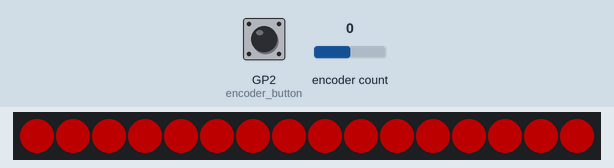
The program below on a simulated Raspberry Pi Pico running CircuitPython. On the bench: 16 RGB LEDs in strip order, left to right. The test bench sets the inputs (shaded band); at power-on: encoder count 0, GP2 (encoder_button) HIGH. Dim RGB values are drawn brighter than linear; random numbers come from a fixed seed; what the program prints to the serial console is not drawn.

Above: at 1.2 s.
1.3 s: encoder count set to 1
2.8 s: encoder count set to 2
4.3 s: GP2 (encoder_button) pulled LOW for 0.15 s
5.9 s: encoder count set to 3
7.4 s: GP2 (encoder_button) pulled LOW for 1 s
9.9 s: encoder count set to 7
At 9.91 s:
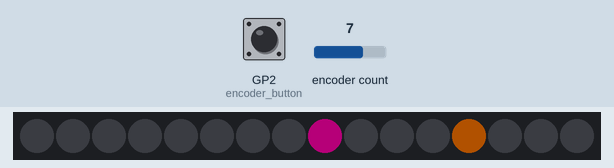
At 10.28 s:
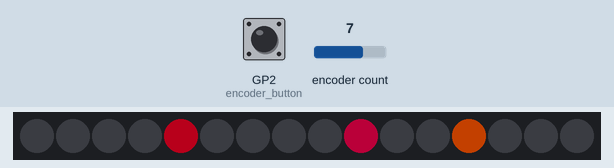
Timing chart, 0 to 12.5 s (numbered marks = the images above; inputs shaded):
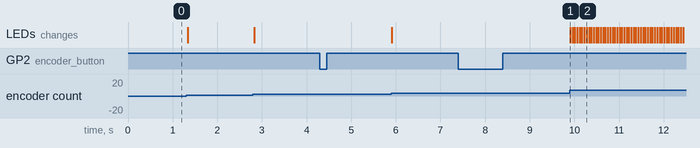

Measured:
- after the input at 4.3 s, every drawn part: stays the same
- after the input at 7.4 s, every drawn part: stays the same
- after the input at 9.9 s, the LEDs: change at once (image 1)

The program:

code.py
```python
"""
LEVEL 14C - NeoPixel Matrix 4x4 - Ovládání enkodérem

ZAPOJENÍ OBVODU:
ROZŠIŘUJEME zapojení z Level 14 a přidáváme rotační enkodér:
- PONECHÁVÁME: NeoPixel matrix 4x4:
  - VCC k 3V3 nebo 5V
  - GND k zemi (GND)
  - DIN k GP18

- PŘIDÁVÁME: Rotační enkodér pro plynulé ovládání:
  - GND k zemi (GND)
  - + k ADC_VREF (napájení enkodéru)
  - DT k GP03 (A kanál)
  - CLK k GP04 (B kanál)
  - SW k GP02 (tlačítko enkodéru)

V tomto příkladu budete moci enkodérem měnit jas a barvy,
tlačítkem enkodéru přepínat mezi módy ovládání.

NOVÉ KONCEPTY:
- Rotační enkodér pro "analogové" ovládání
- Dynamická změna jasu
- HSV barevný prostor (Hue, Saturation, Value)
- Módy ovládání (jas, barva, vzor)
"""

# import knihoven pro práci s hardware
import board        # přístup k pinům a hardware zařízení
import neopixel     # knihovna pro NeoPixel LED
import rotaryio     # rotační enkodér
import digitalio    # digitální vstupy a výstupy
import time         # funkce pro čekání a práci s časem
import math         # matematické funkce

# konfigurace hardware
NEOPIXEL_PIN = board.GP18
ENCODER_A = board.GP4
ENCODER_B = board.GP3
ENCODER_SW = board.GP2
NUM_PIXELS = 16

# vytvoření objektů
pixels = neopixel.NeoPixel(NEOPIXEL_PIN, NUM_PIXELS, brightness=0.3, auto_write=False)
encoder = rotaryio.IncrementalEncoder(ENCODER_A, ENCODER_B)
encoder_button = digitalio.DigitalInOut(ENCODER_SW)
encoder_button.direction = digitalio.Direction.INPUT
encoder_button.pull = digitalio.Pull.UP

# stavy ovládání
MODES = ["brightness", "hue", "pattern"]
current_mode = 0
last_encoder_position = 0
button_last_state = True
last_button_time = 0

# parametry
brightness = 0.3    # jas (0.0 - 1.0)
hue = 0            # odstín (0 - 360)
pattern_index = 0  # index vzoru

# vzory
PATTERNS = [
    "solid",        # jednolitá barva
    "gradient",     # gradient
    "pulse",        # pulzování
    "rotate",       # rotace
    "sparkle",      # jiskření
    "wave"          # vlna
]

def clear_matrix():
    """Vyčistí matrix"""
    pixels.fill((0, 0, 0))
    pixels.show()

def hsv_to_rgb(h, s, v):
    """
    Převede HSV na RGB
    h: hue (0-360)
    s: saturation (0-1)
    v: value/brightness (0-1)

    POZNÁMKA: Pro jednoduchou volbu odstínu (bez kontroly sytosti a jasu)
    lze také použít vestavěnou knihovnu rainbowio.colorwheel(hue % 256)
    """
    h = h % 360
    c = v * s
    x = c * (1 - abs((h / 60) % 2 - 1))
    m = v - c

    if 0 <= h < 60:
        r, g, b = c, x, 0
    elif 60 <= h < 120:
        r, g, b = x, c, 0
    elif 120 <= h < 180:
        r, g, b = 0, c, x
    elif 180 <= h < 240:
        r, g, b = 0, x, c
    elif 240 <= h < 300:
        r, g, b = x, 0, c
    else:
        r, g, b = c, 0, x

    return (int((r + m) * 255), int((g + m) * 255), int((b + m) * 255))

def set_pixel(x, y, color):
    """Nastaví pixel na pozici x, y"""
    if 0 <= x < 4 and 0 <= y < 4:
        if y % 2 == 0:
            index = y * 4 + x
        else:
            index = y * 4 + (3 - x)
        pixels[index] = color

def show_pattern():
    """Zobrazí aktuální vzor"""
    pattern = PATTERNS[pattern_index]
    current_time = time.monotonic()

    if pattern == "solid":
        # Jednolitá barva
        color = hsv_to_rgb(hue, 1.0, 1.0)
        pixels.fill(color)

    elif pattern == "gradient":
        # Horizontální gradient
        for x in range(4):
            for y in range(4):
                h = (hue + x * 30) % 360
                color = hsv_to_rgb(h, 1.0, 1.0)
                set_pixel(x, y, color)

    elif pattern == "pulse":
        # Pulzování celé matice
        pulse = (math.sin(current_time * 3) + 1) / 2  # 0-1
        color = hsv_to_rgb(hue, 1.0, pulse)
        pixels.fill(color)

    elif pattern == "rotate":
        # Rotující bod
        angle = current_time * 2  # radiány
        center_x, center_y = 1.5, 1.5
        x = int(center_x + 1.2 * math.cos(angle))
        y = int(center_y + 1.2 * math.sin(angle))

        clear_matrix()
        color = hsv_to_rgb(hue, 1.0, 1.0)
        if 0 <= x < 4 and 0 <= y < 4:
            set_pixel(x, y, color)
            # Přidej slabší stopu
            prev_x = int(center_x + 1.2 * math.cos(angle - 0.5))
            prev_y = int(center_y + 1.2 * math.sin(angle - 0.5))
            if 0 <= prev_x < 4 and 0 <= prev_y < 4:
                dim_color = hsv_to_rgb(hue, 1.0, 0.3)
                set_pixel(prev_x, prev_y, dim_color)

    elif pattern == "sparkle":
        # Náhodné jiskření
        import random
        clear_matrix()
        for _ in range(random.randint(1, 4)):
            x = random.randint(0, 3)
            y = random.randint(0, 3)
            h = (hue + random.randint(-60, 60)) % 360
            color = hsv_to_rgb(h, 1.0, random.uniform(0.3, 1.0))
            set_pixel(x, y, color)

    elif pattern == "wave":
        # Vlnový efekt
        for x in range(4):
            for y in range(4):
                wave = math.sin(current_time * 2 + x * 0.5 + y * 0.5)
                intensity = (wave + 1) / 2  # 0-1
                color = hsv_to_rgb(hue, 1.0, intensity)
                set_pixel(x, y, color)

    # Aplikuj globální jas
    pixels.brightness = brightness
    pixels.show()

def handle_encoder():
    """Zpracuje rotaci enkodéru"""
    global last_encoder_position, brightness, hue, pattern_index

    current_position = encoder.position
    delta = current_position - last_encoder_position

    if delta != 0:
        mode = MODES[current_mode]

        if mode == "brightness":
            brightness += delta * 0.05
            brightness = max(0.05, min(1.0, brightness))
            print(f"💡 Jas: {brightness:.2f}")

        elif mode == "hue":
            hue += delta * 5
            hue = hue % 360
            print(f"🎨 Odstín: {hue}°")

        elif mode == "pattern":
            pattern_index += delta
            pattern_index = pattern_index % len(PATTERNS)
            pattern_name = PATTERNS[pattern_index]
            print(f"🔄 Vzor: {pattern_name.upper()}")

        last_encoder_position = current_position

def handle_button():
    """Zpracuje tlačítko enkodéru"""
    global current_mode, button_last_state, last_button_time

    current_time = time.monotonic()
    button_current_state = encoder_button.value

    if button_last_state and not button_current_state:
        if current_time - last_button_time > 0.3:
            current_mode = (current_mode + 1) % len(MODES)
            mode_name = MODES[current_mode]
            mode_names = {"brightness": "Jas", "hue": "Barva", "pattern": "Vzor"}
            print(f"⚙️ Mód: {mode_names[mode_name]}")
            last_button_time = current_time

    button_last_state = button_current_state

print("🌈 NEOPIXEL S ENKODÉREM")
print("Rotací enkodéru měníte aktuální parametr")
print("Tlačítkem enkodéru přepínáte módy:")
print("  💡 Jas -> 🎨 Barva -> 🔄 Vzor")
print("Vzory:", ", ".join(PATTERNS))
print("Stiskněte Ctrl+C pro ukončení")
print()
print("⚙️ Mód: Jas")

while True:
    # Zpracuj vstupy
    handle_encoder()
    handle_button()

    # Zobraz aktuální vzor
    show_pattern()

    # Krátká pauza
    time.sleep(0.05)
```
